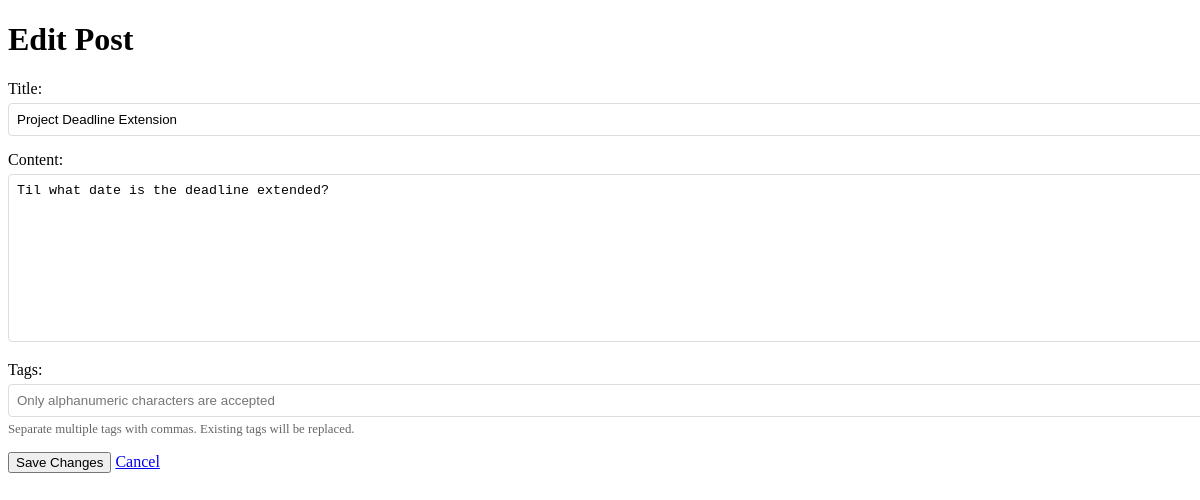
The app's page /post/2/edit/, older data.
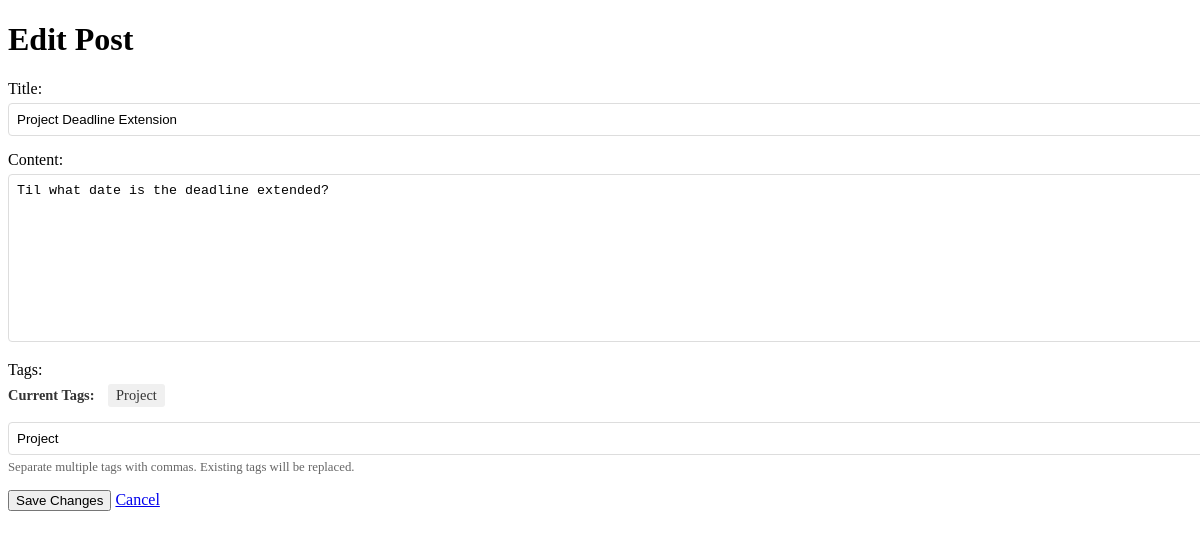
The same page, newer data.
### forum/models.py (models this page shows, shortened)
class Tag(models.Model):
    name = models.CharField(max_length=50, unique=True)
    db_index = True
    class Meta:
        indexes = [models.Index(fields=['name'])]

### forum/views.py (the view, shortened to what this page needs)
# urls.py: path('post/<int:post_id>/edit/', views.edit_post, name='edit_post'),
def edit_post(request, post_id):
    post = get_object_or_404(Post, pk=post_id)
    existing_tags = ', '.join(post.tags.values_list('name', flat=True))
    return render(request, 'forum/edit_post.html', {'post': post, 'existing_tags': existing_tags})

### forum/templates/forum/edit_post.html (shortened to what this page needs)
<!DOCTYPE html>
<html lang="en">
<head>
</head>
<body>
    <main>
        <h1>Edit Post</h1>
        <form method="post" action="{% url 'edit_post' post.id %}">
            <div class="form-group">
                <label for="title">Title:</label>
                <input type="text" name="title" id="title" pattern="^[a-zA-Z0-9\s,.]+" value="{{ post.title }}" required>
            </div>
            <div class="form-group">
                <label for="content">Content:</label>
                <textarea name="content" id="content" rows="10" required>{{ post.content }}</textarea>
            </div>
            <div class="form-group">
                <label for="tags">Tags:</label>
                {% if post.tags.all %}
                <div class="current-tags">
                    <strong>Current Tags:</strong>
                    {% for tag in post.tags.all %}
                        <span class="tag-badge">{{ tag.name }}</span>
                    {% endfor %}
                </div>
                {% endif %}
                <input type="text" name="tags" id="tags" value="{{ existing_tags }}" pattern="^[a-zA-Z0-9\s,.]+"
                    placeholder="Only alphanumeric characters are accepted">
                <p class="tag-help">Separate multiple tags with commas. Existing tags will be replaced.</p>
            </div>
            <button type="submit">Save Changes</button>
            <a href="{% url 'detail' post.id %}" class="cancel-button">Cancel</a>
        </form>
    </main>
</body>
</html>

Row changes from the older to the newer data that the page shows:
added Tag: name "Project"
Text that changed along with them:
form field tags: (not shown) → "Project"
text now shown: "Current Tags:"
